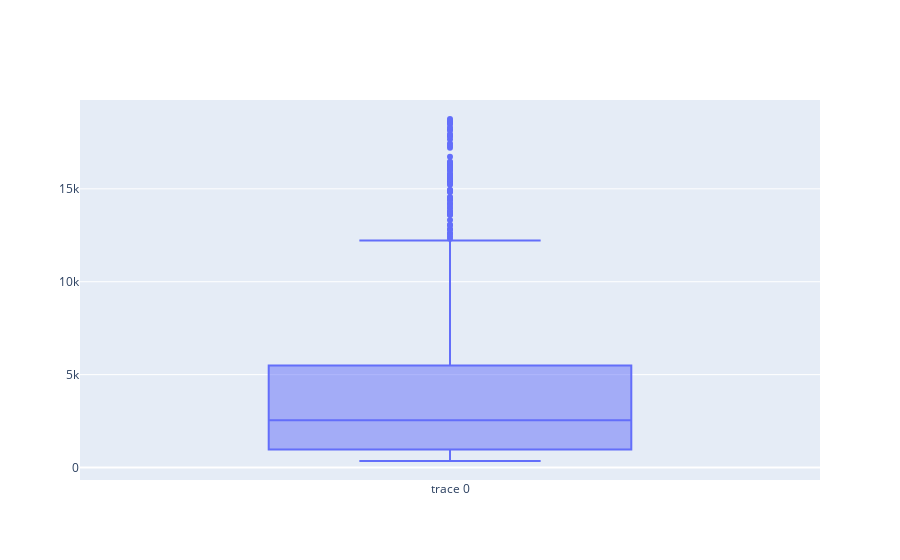

The notebook cell saved with this chart:
### Code cell
trace0 = go.Box(
    y=sample.price
)

data = [trace0]
iplot(data)

### Figure 1 — Plotly figure (JSON) as saved in the notebook; plotly's stock layout.template omitted (floating-point values rounded to 4 significant figures; data arrays with more than 128 entries replaced by an {"elided": "..."} marker saying what was removed)
{"data": [{"type": "box", "y": {"elided": "1000 int values"}}], "layout": {}}
